Frame 1 (no input): blank canvas, image omitted
Frame 60 (no input): blank canvas, image omitted
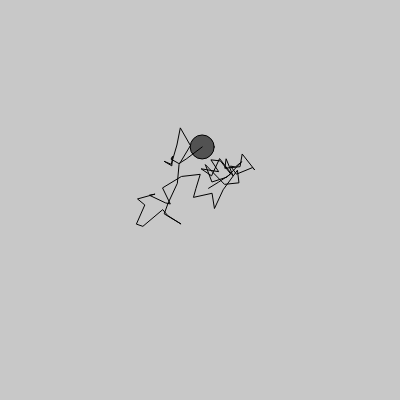
Frame 120 (the mouse pressed at the canvas centre since frame 60)

The p5.js sketch whose frames 1 and 60 were blank and that drew this single picture after the mouse press (run headless with seeded random() and noise() and a simulated clock; from frame 60 on, the mouse is pressed at the canvas centre):

// p5.js sketch
// ── sketch.js
// let particle;

let particles = [];

function setup() {
  createCanvas(400, 400);

  // particle = new Particle(100,100)
}

function mousePressed() {
  particles.push(new Particle(mouseX, mouseY))
}

function draw() {
  background(200);
  // particle.update();
  // particle.show();

  for (let i = 0; i < particles.length; i++) {
    particles[i].update();
    particles[i].show();
  }

}
// ── particle.js
// let gravity = 0.1;

class Particle {
  constructor(x, y) {
    this.x = x;
    this.y = y
    this.yspeed = 0
    this.history = [];
  }

  update () {
    // this.y += this.yspeed;
    // this.yspeed += gravity;

    this.x += random(-20, 20)
    this.y += random(-20, 20)

    //     if (this.y > height) {
    //       this.y = height;

    //       this.yspeed *= -0.3
    //     }

    if (this.history.length > 100) {
      this.history.splice(0, 1)
    }

    // 使用createVector 存储 当前的x 与当前的y 
    let v = createVector(this.x, this.y)
    this.history.push(v)
    // print(this.history.length)
  }

  show () {
    stroke(0)
    fill(0, 150)
    ellipse(this.x, this.y, 24, 24)

    noFill()
    beginShape();
    for (let i = 0; i < this.history.length; i++) {
      let pos = this.history[i]
      // fill(random(255))
      // ellipse(pos.x,pos.y,i,i)
      vertex(pos.x, pos.y)
    }
    endShape();

    // 使用 beginShape() 及 endShape() 函数可让创造更复杂的形状。
    // 在调用 beginShape() 函数之后，一系列 vertex() 函数必须接着调用。调用 endShape() 以停止绘制形状。每个形状都将会有由当时外线色所定义的外线色及当时的填充色。
  }


}
